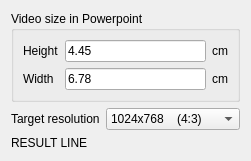
<?xml version="1.0" encoding="UTF-8"?>
<ui version="4.0">
 <class>MyWidget</class>
 <widget class="QWidget" name="MyWidget">
  <property name="geometry">
   <rect>
    <x>0</x>
    <y>0</y>
    <width>226</width>
    <height>144</height>
   </rect>
  </property>
  <property name="windowTitle">
   <string>PPT calc</string>
  </property>
  <layout class="QVBoxLayout" name="verticalLayout">
   <item>
    <widget class="QGroupBox" name="groupBox">
     <property name="title">
      <string>Video size in Powerpoint</string>
     </property>
     <layout class="QGridLayout" name="gridLayout">
      <item row="0" column="0">
       <widget class="QLabel" name="label1">
        <property name="text">
         <string>Height</string>
        </property>
       </widget>
      </item>
      <item row="0" column="1">
       <widget class="QLineEdit" name="hLineEdit">
        <property name="text">
         <string>4.45</string>
        </property>
       </widget>
      </item>
      <item row="0" column="2">
       <widget class="QLabel" name="label3">
        <property name="text">
         <string>cm</string>
        </property>
       </widget>
      </item>
      <item row="1" column="0">
       <widget class="QLabel" name="label2">
        <property name="text">
         <string>Width</string>
        </property>
       </widget>
      </item>
      <item row="1" column="1">
       <widget class="QLineEdit" name="wLineEdit">
        <property name="text">
         <string>6.78</string>
        </property>
       </widget>
      </item>
      <item row="1" column="2">
       <widget class="QLabel" name="label4">
        <property name="text">
         <string>cm</string>
        </property>
       </widget>
      </item>
     </layout>
    </widget>
   </item>
   <item>
    <layout class="QHBoxLayout" name="hLayout">
     <item>
      <widget class="QLabel" name="label5">
       <property name="text">
        <string>Target resolution</string>
       </property>
      </widget>
     </item>
     <item>
      <widget class="QComboBox" name="resComboBox">
       <item>
        <property name="text">
         <string>1024x768    (4:3)</string>
        </property>
       </item>
       <item>
        <property name="text">
         <string>1280x1024   (5:4)</string>
        </property>
       </item>
       <item>
        <property name="text">
         <string>1920x1200 (16:10)</string>
        </property>
       </item>
      </widget>
     </item>
    </layout>
   </item>
   <item>
    <widget class="QLabel" name="resLabel">
     <property name="text">
      <string>RESULT LINE</string>
     </property>
    </widget>
   </item>
  </layout>
 </widget>
 <resources/>
 <connections/>
</ui>
